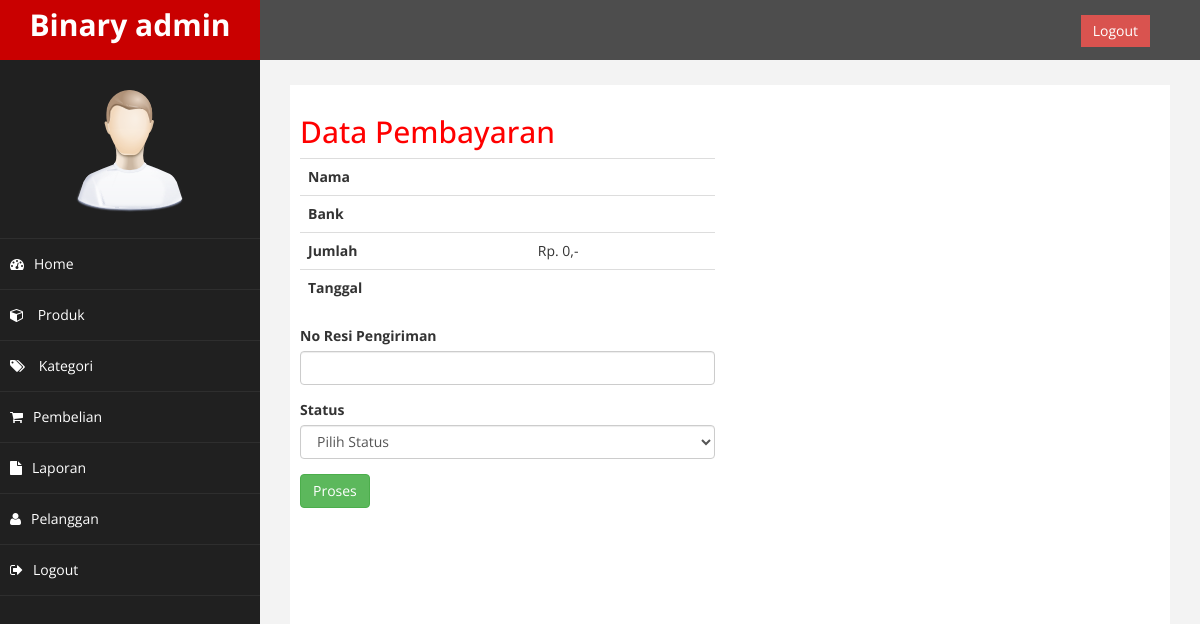
The page /admin/index.php?halaman=pembayaran&id=11 (signed in) on the database as committed earlier.
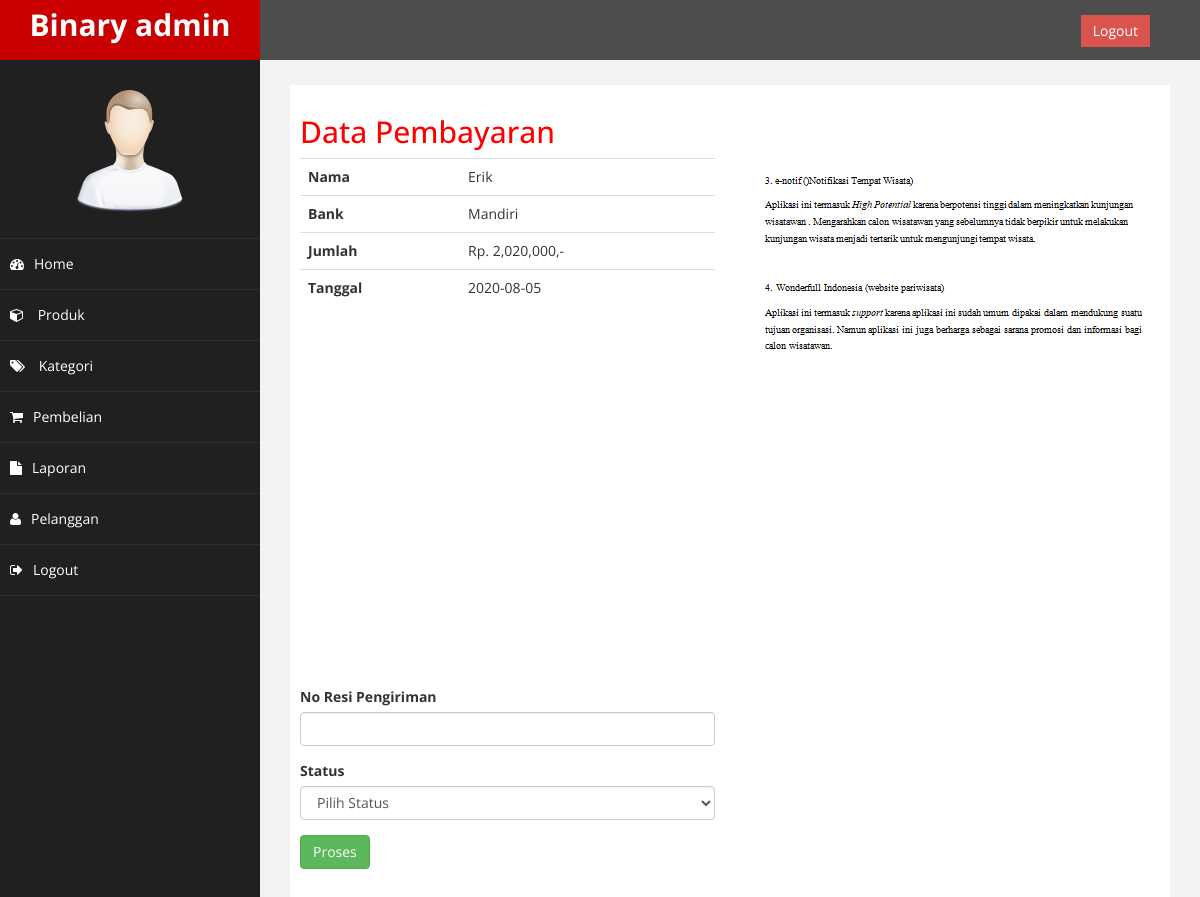
The same page on the database as committed later.
### tables this page shows
CREATE TABLE `pembayaran` (
  `id_pembayaran` int(11) NOT NULL,
  `id_pembelian` int(11) NOT NULL,
  `nama` varchar(255) NOT NULL,
  `bank` varchar(255) NOT NULL,
  `jumlah` int(11) NOT NULL,
  `tanggal` date NOT NULL,
  `bukti` varchar(255) NOT NULL
);

### admin/pembayaran.php (the view, shortened to what this page needs)
<h2>Data Pembayaran</h2>
<?php
$id_pembelian = $_GET['id'];
$ambil = $koneksi->query("SELECT * FROM pembayaran WHERE id_pembelian='$id_pembelian'");
$detail = $ambil->fetch_assoc();
?>
<div class="row">
  <div class="col-md-6">
    <table class="table">
      <tr>
        <th>Nama</th>
        <td><?= $detail['nama']; ?></td>
      </tr>
      <tr>
        <th>Bank</th>
        <td><?= $detail['bank']; ?></td>
      </tr>
      <tr>
        <th>Jumlah</th>
        <td>Rp. <?= number_format($detail['jumlah']); ?>,-</td>
      </tr>
      <tr>
        <th>Tanggal</th>
        <td><?= $detail['tanggal']; ?></td>
      </tr>
    </table>
  </div>
  <div class="col-md-6">
    <img src="../bukti_pembayaran/<?= $detail['bukti']; ?>" alt="" class="img-responsive">
  </div>
</div>
<div class="row">
  <div class="col-md-6">
    <form action="" method="post">
      <div class="form-group">
        <Label>No Resi Pengiriman</Label>
        <input type="text" class="form-control" name="resi">
      </div>
      <div class="form-group">
        <label for="">Status</label>
        <select name="status" id="" class="form-control">
          <option value="">Pilih Status</option>
        </select>
      </div>
      <button class="btn btn-success" name="proses">Proses</button>
    </form>
  </div>
</div>

Rows that differ between the two databases and show on the page:
added pembayaran: nama "Erik", bank "Mandiri", jumlah "2,020,000", tanggal "2020-08-05", bukti (picture)
Other text that changed with them:
$detail['jumlah']: "0" → (not shown)
